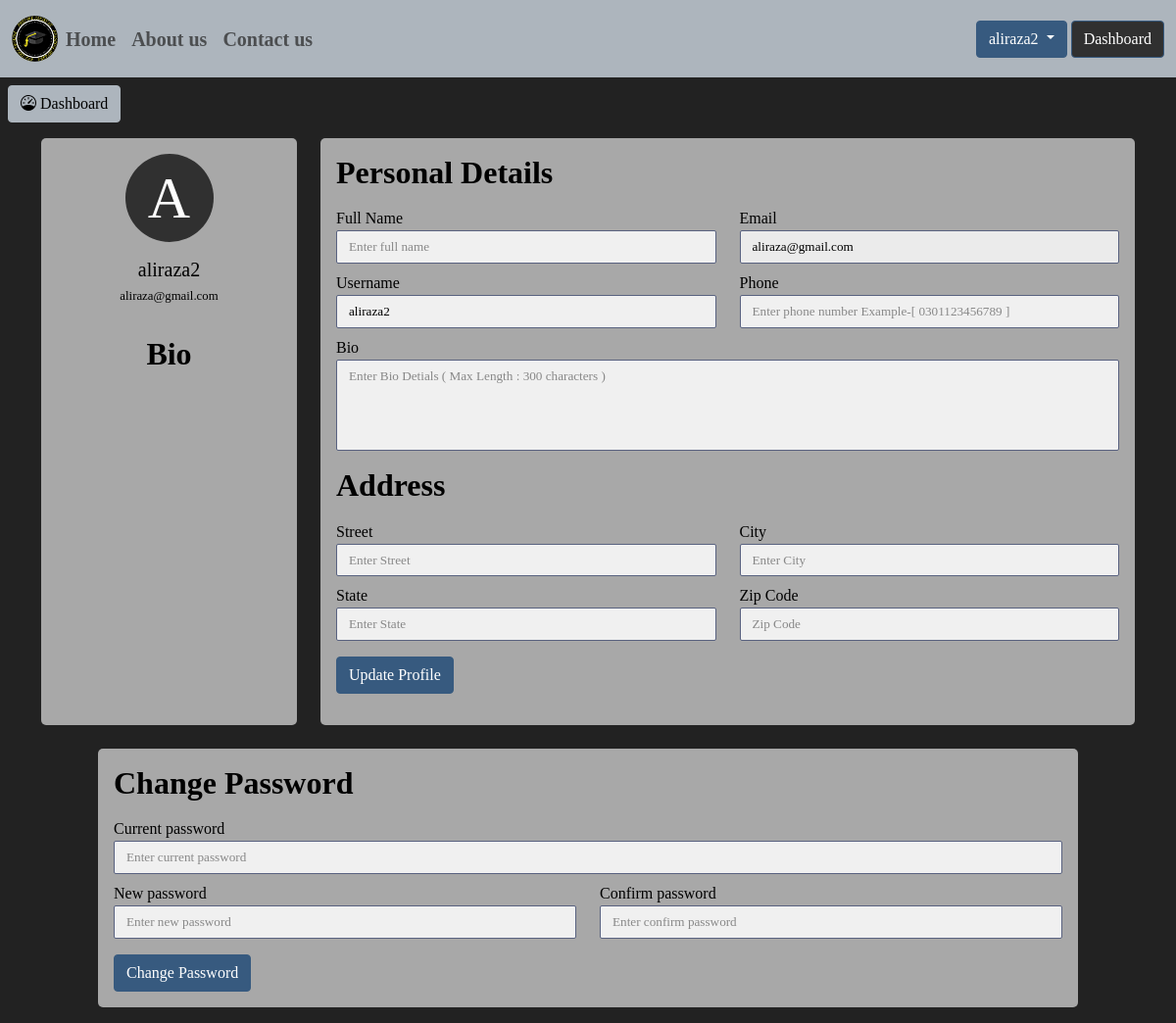
Screenshot of /user-profile.php (signed in) with the database file from the repository.
### tables this page shows
CREATE TABLE `users` (
  `id` int(5) NOT NULL,
  `username` varchar(50) NOT NULL,
  `fullname` varchar(255) NOT NULL,
  `email` varchar(200) NOT NULL,
  `password` varchar(64) NOT NULL,
  `type` int(2) NOT NULL,
  `phone` varchar(100) NOT NULL,
  `bio` varchar(500) NOT NULL,
  `street` varchar(500) NOT NULL,
  `city` varchar(100) NOT NULL,
  `state` varchar(20) NOT NULL,
  `zipcode` varchar(20) NOT NULL,
  `token` varchar(500) NOT NULL
);

### user-profile.php (the view, shortened to what this page needs)
<?php
include "database/connection.php";
if (isset($_SESSION['loggedIn'])) {
    $session_email = $_SESSION['loggedIn'];
    $user_query = "SELECT * FROM users WHERE email = '$session_email'";
    $user_result = mysqli_query($conn, $user_query);
    $user_data = mysqli_fetch_assoc($user_result);
    $db_type = $user_data['type'];
    if ($db_type == 1) {
?>
        <!DOCTYPE html>
        <html lang="en">
        <head>
            <link rel="stylesheet" href="css/bootstrap.min.css">
            <link rel="stylesheet" href="css/userDashboard.css">
            <link rel="stylesheet" href="css/userProfile.css">
            <link rel="stylesheet" href="https://cdn.jsdelivr.net/npm/bootstrap-icons@1.5.0/font/bootstrap-icons.css">
        </head>
        <body style="overflow-x:hidden">
            <?php include "includes/header.php"; ?>
            <a href="user-dashboard.php"><button type="button" class="btn btn-light m-2" data-bs-toggle="tooltip" title="Back to Dashboard"><i class="bi bi-speedometer"></i> Dashboard</button></a>
            <?php
            $sql_user = mysqli_query($conn, "SELECT * FROM users WHERE email = '$_SESSION[loggedIn]'");
            $fetch_user = mysqli_fetch_assoc($sql_user);
            ?>
            <form action="<?php echo $_SERVER['PHP_SELF']; ?>" method="post" onsubmit="return validateUpdateProfile()">
                <div class="container">
                    <div class="row gutters mt-2">
                        <div class="col-xl-3 col-lg-3 col-md-12 col-sm-12 col-12">
                            <div class="card h-100">
                                <div class="card-body">
                                    <div class="account-settings">
                                        <div class="user-profile">
                                            <div class="user-avatar">
                                                <div class="profile-logo bg-dark"><?php echo strtoupper(substr($fetch_user['username'], 0, 1)); ?></div>
                                            </div>
                                            <h5 class="user-name"><?php echo $fetch_user['username']; ?></h5>
                                            <h6 class="user-email"><?php echo $fetch_user['email']; ?></h6>
                                        </div>
                                        <div class="about">
                                            <h3 class="mb-2 heading">Bio</h3>
                                        </div>
                                    </div>
                                </div>
                            </div>
                        </div>
                        <div class="col-xl-9 col-lg-9 col-md-12 col-sm-12 col-12">
                            <div class="card h-100">
                                <div class="card-body">
                                    <div class="row gutters">
                                        <div class="col-xl-12 col-lg-12 col-md-12 col-sm-12 col-12">
                                            <h3 class="mb-3 heading">Personal Details</h3>
                                        </div>
                                        <div class="col-xl-6 col-lg-6 col-md-6 col-sm-6 col-12">
                                            <div class="form-group">
                                                <label for="fullName">Full Name</label>
                                                <input type="text" class="form-control" id="fullname" name="fullname" placeholder="Enter full name" value="<?php echo $fetch_user['fullname']; ?>">
                                            </div>
                                        </div>
                                        <div class="col-xl-6 col-lg-6 col-md-6 col-sm-6 col-12">
                                            <div class="form-group">
                                                <label for="eMail">Email</label>
                                                <input type="email" class="form-control" id="email" name="email" placeholder="Enter email ID" value="<?php echo $fetch_user['email']; ?>" disabled>
                                            </div>
                                        </div>
                                        <div class="col-xl-6 col-lg-6 col-md-6 col-sm-6 col-12 mt-2">
                                            <div class="form-group">
                                                <label for="username">Username</label>
                                                <input type="text" class="form-control" id="username" name="username" placeholder="Enter Username" value="<?php echo $fetch_user['username']; ?>">
                                            </div>
                                        </div>
                                        <div class="col-xl-6 col-lg-6 col-md-6 col-sm-6 col-12 mt-2">
                                            <div class="form-group">
                                                <label for="phone">Phone</label>
                                                <input type="text" class="form-control" id="phone" name="phone" maxlength="11" placeholder="Enter phone number Example-[ 0301123456789 ]" value="<?php echo $fetch_user['phone']; ?>">
                                            </div>
                                        </div>
                                        <div class="col-xl-12 col-lg-12 col-md-12 col-sm-12 col-12 mt-2">
                                            <div class="form-group">
                                                <label for="bio">Bio</label>
                                                <textarea type="text" class="form-control" style="resize: none;" name="bio" maxlength="300" id="bio" rows="4" placeholder="Enter Bio Detials ( Max Length : 300 characters )"><?php echo $fetch_user['bio']; ?></textarea>
                                            </div>
                                        </div>
                                    </div>
                                    <div class="row gutters">
                                        <div class="col-xl-12 col-lg-12 col-md-12 col-sm-12 col-12">
                                            <h3 class="mb-3 mt-3 heading">Address</h3>
                                        </div>
                                        <div class="col-xl-6 col-lg-6 col-md-6 col-sm-6 col-12">
                                            <div class="form-group">
                                                <label for="Street">Street</label>
                                                <input type="name" class="form-control" id="street" name="street" placeholder="Enter Street" maxlength="90" value="<?php echo $fetch_user['street']; ?>">
                                            </div>
                                        </div>
                                        <div class="col-xl-6 col-lg-6 col-md-6 col-sm-6 col-12">
                                            <div class="form-group">
                                                <label for="ciTy">City</label>
                                                <input type="name" class="form-control" id="city" name="city" placeholder="Enter City" value="<?php echo $fetch_user['city']; ?>">
                                            </div>
                                        </div>
                                        <div class="col-xl-6 col-lg-6 col-md-6 col-sm-6 col-12 mt-2">
                                            <div class="form-group">
                                                <label for="sTate">State</label>
                                                <input type="text" class="form-control" id="state" name="state" placeholder="Enter State" value="<?php echo $fetch_user['state']; ?>">
                                            </div>
                                        </div>
                                        <div class="col-xl-6 col-lg-6 col-md-6 col-sm-6 col-12 mt-2">
                                            <div class="form-group">
                                                <label for="zIp">Zip Code</label>
                                                <input type="number" class="form-control" id="zipcode" name="zipcode" placeholder="Zip Code" value="<?php echo $fetch_user['zipcode']; ?>">
                                            </div>
                                        </div>
                                    </div>
                                    <div class="row gutters">
                                        <div class="col-xl-12 col-lg-12 col-md-12 col-sm-12 col-12">
                                            <div class="text-right">
                                                <button type="submit" id="updateProfile" name="updateProfile" class="btn btn-primary mt-3 float-right">Update Profile</button>
                                            </div>
                                        </div>
                                    </div>
                                </div>
                            </div>
                        </div>
                    </div>
                </div>
            </form>
            <form action="" method="post" onsubmit="return validateChangePassword()">
                <div class="conatiner mt-4">
                    <div class="col-xl-10 col-lg-10 col-md-10 col-sm-10 col-10 m-auto ">
                        <div class="card h-100">
                            <div class="card-body">
                                <div class="row gutters">
                                    <div class="col-xl-12 col-lg-12 col-md-12 col-sm-12 col-12">
                                        <h3 class="mb-3 heading">Change Password</h3>
                                    </div>
                                    <div class="col-xl-12 col-lg-12 col-md-12 col-sm-12 col-12">
                                        <div class="form-group">
                                            <label for="current_password">Current password</label>
                                            <input type="password" class="form-control" id="current_password" name="current_password" placeholder="Enter current password" required>
                                        </div>
                                    </div>
                                    <div class="col-xl-6 col-lg-6 col-md-6 col-sm-6 col-12 mt-2">
                                        <div class="form-group">
                                            <label for="new_password">New password</label>
                                            <input type="password" class="form-control" id="new_password" name="new_password" placeholder="Enter new password" required>
                                        </div>
                                    </div>
                                    <div class="col-xl-6 col-lg-6 col-md-6 col-sm-6 col-12 mt-2">
                                        <div class="form-group">
                                            <label for="confirm_password">Confirm password</label>
                                            <input type="password" class="form-control" id="confirm_password" name="confirm_password" placeholder="Enter confirm password" required>
                                        </div>
                                    </div>
                                </div>
                                <div class="row gutters">
                                    <div class="col-xl-12 col-lg-12 col-md-12 col-sm-12 col-12">
                                        <div class="text-right">
                                            <button type="submit" id="changePassword" name="changePassword" class="btn btn-primary mt-3 float-right">Change Password</button>
                                        </div>
                                    </div>
                                </div>
                            </div>
                        </div>
                    </div>
                </div>
            </form>
        </body>
        </html>
<?php
    } else {
        header("Location: admin-dashboard.php");
    }
} else {
    header("Location: login-form.php");
}
?>

### includes/header.php (shortened to what this page needs)
<?php
include "database/connection.php";
?>
<link rel="stylesheet" href="../css/header.css">
<nav class="navbar navbar-expand-lg navbar-light bg-light" style="font-weight:bold">
  <div class="container-fluid">
    <img src="images/logo.png" alt="Logo is here" width="4%">
    <?php
    if (isset($_SESSION['loggedIn'])) {
      $sql_user = mysqli_query($conn, "SELECT * FROM users WHERE email = '$_SESSION[loggedIn]'");
      $fetch_data = mysqli_fetch_assoc($sql_user);
      if ($fetch_data['type'] == 1) {
    ?>
        <div class="collapse navbar-collapse" id="navbarColor01">
          <ul class="navbar-nav me-auto float-right">
            <li class="nav-item">
              <a class="nav-link" href="/prepare-pakistan">Home
              </a>
            </li>
            <li class="nav-item">
              <a class="nav-link" href="about-us.php">About us</a>
            </li>
            <li class="nav-item">
              <a class="nav-link" href="contact-us.php">Contact us</a>
            </li>
          </ul>
        </div>
      <?php
      } else {
        echo "";
      }
    }
    ?>
    <div class="auth">
      <?php
      if (isset($_SESSION['loggedIn'])) {
      ?>
        <div class="dropdown mr-5">
          <button class="btn btn-primary dropdown-toggle" type="button" id="dropdownMenuButton" data-toggle="dropdown" aria-haspopup="true" aria-expanded="false">
            <?php
            echo $fetch_username = $fetch_data['username'];
            ?>
          </button>
          <a href="user-dashboard.php" class="btn btn-primary bg-dark text-ligh" type="button">Dashboard</a>
        </div>
      <?php
      }
      ?>
    </div>
  </div>
</nav>

### css/userDashboard.css (style rules this page uses)
* { padding:0; margin:0; font-family: montserrat; }
body { background-color: #222222; }

### css/userProfile.css (style rules this page uses)
.account-settings .user-profile { margin: 0 0 1rem 0; padding-bottom: 1rem; text-align: center; }
.account-settings .user-profile .user-avatar { margin: 0 0 1rem 0; }
.account-settings .user-profile h5.user-name { margin: 0 0 0.5rem 0; }
.account-settings .user-profile h6.user-email { margin: 0; font-size: 0.8rem; font-weight: 400; }
.account-settings .about { margin: 1rem 0 0 0; font-size: 0.8rem; text-align: center; }
.card { background: #a8a8a8; -webkit-border-radius: 5px; -moz-border-radius: 5px; border-radius: 5px; border: 0; margin-bottom: 1rem; color:black; }
.form-control { border: 1px solid #596280; -webkit-border-radius: 2px; -moz-border-radius: 2px; border-radius: 2px; font-size: .825rem; background: #ffffffd2; color: #000000; }
.account-settings .user-profile .user-avatar .profile-logo { width: 90px; height: 90px; border-radius: 100px; font-size: 60px; color: white; margin: auto; }
.heading { font-weight: bold; }

### css/header.css (style rules this page uses)
.auth { float: right; }

### user-profile.php (style rules this page uses)
body { overflow-x: hidden; }

### includes/header.php (style rules this page uses)
.nav-link { font-size: 20px; }

### rows the page displays
users: username "aliraza2", username "A", email "aliraza@gmail.com"
